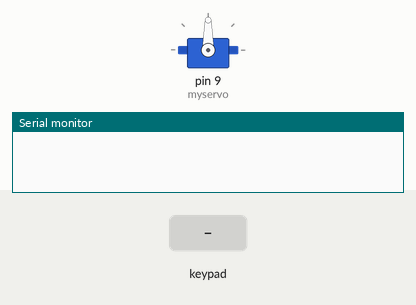
Bench run of a sketch on a simulated Arduino Uno, built with avr-gcc and run on an emulated ATmega328P. Shown: servo, the last lines printed to the serial monitor. The inputs (shaded band) are chosen by the test bench.

Above: at 1.2 s.
1.3 s: key '=' pressed
At 2.4 s:
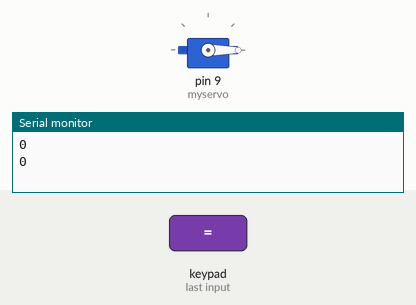
2.8 s: keypad keys 5 4 3 2 = pressed 0.4 s apart
At 4.8 s:
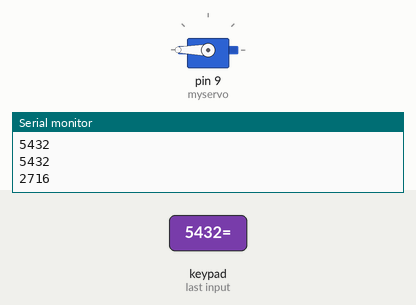
6.3 s: keypad keys 7 + 5 = pressed 0.4 s apart
At 8.5 s:
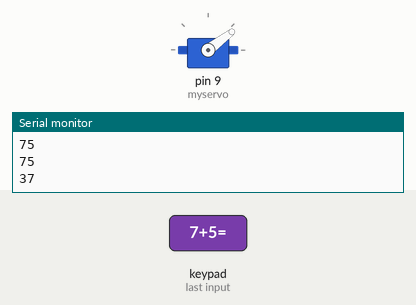
9.4 s: keypad keys 9 - 4 = pressed 0.4 s apart
At 11.0 s:
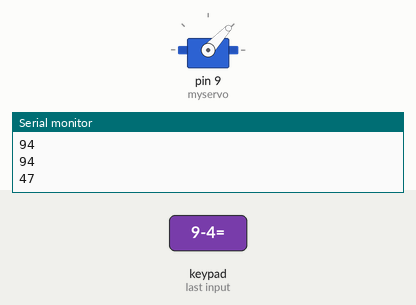
Timing chart, 0 to 12.5 s (numbered marks = the images above; inputs shaded):
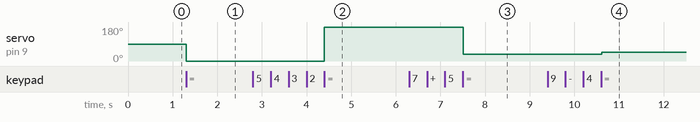

Measured:
- after the input at 1.3 s, servo on pin 9 (myservo): 90° → 0° at once
- after the input at 2.8 s, servo on pin 9 (myservo): 0° → 180° after 1.6 s
- after the input at 6.3 s, servo on pin 9 (myservo): 180° → 37° after 1.2 s
- after the input at 9.4 s, servo on pin 9 (myservo): 37° → 47° after 1.2 s

The sketch:

servo_relay.ino
```cpp
#include <Servo.h>
#include <Keypad.h>

const byte rows = 4; //four rows
const byte cols = 4; //four columns
const byte outPin = 0;

char keys[rows][cols] = {
  {'7','8','9','/'},
  {'4','5','6', '*'},
  {'1','2','3', '-'},
  {'c', '0', '=', '+'}
};

byte rowPins[rows] = {5, 4, 3, 2}; //connect to the row pinouts of the keypad
byte colPins[cols] = {A3, A2, A1, A0}; //connect to the column pinouts of the keypad
Keypad keypad = Keypad( makeKeymap(keys), rowPins, colPins, rows, cols );

Servo myservo;
String input;
int degree;
String serialInput = "";
int serialDegree = 0;

int potpin = 0;
int val;

int steps = 1;

void setup() {
  myservo.attach(9,1000,2000);
  keypad.addEventListener(keypadEvent);
  Serial.begin(9600);
  pinMode(outPin, OUTPUT);
  degree = 0;
  input = "";
}

void loop() {
  char key = keypad.getKey();

}


void keypadEvent(KeypadEvent key){
  if(keypad.getState() == PRESSED){
    if(key >= '0' && key <= '9'){
      input += key;
      Serial.println(input);
    }
    if(key == '='){
      degree = input.toInt();
      Serial.println(degree);
      degree = degree/2;
      Serial.println(degree);
      myservo.write(degree);
      if( degree >=90){
        digitalWrite(outPin, 1);
      }
      else{
        digitalWrite(outPin, 0);
      }
      input = "";
    }
  }
}
```
